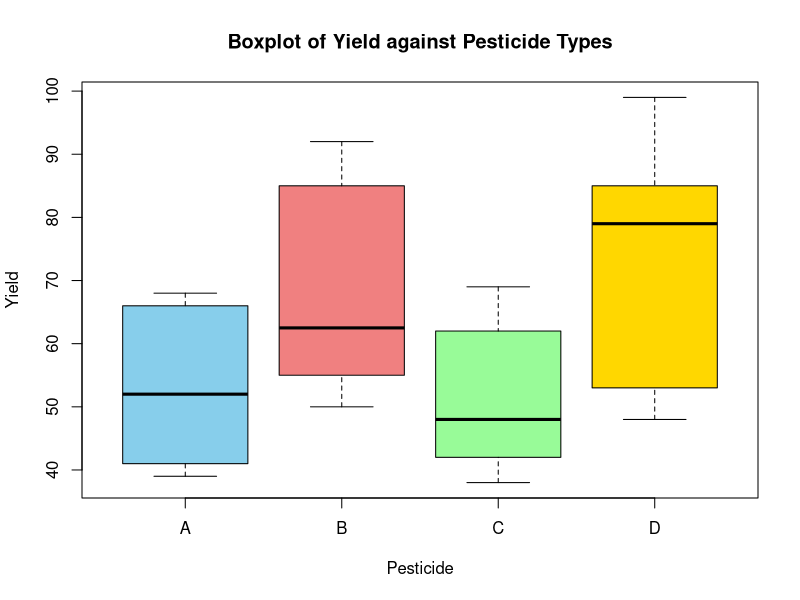
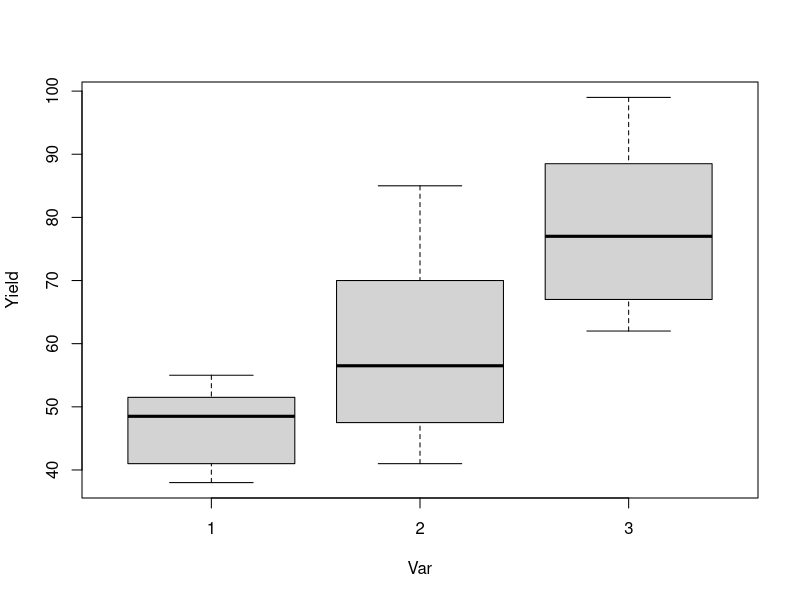
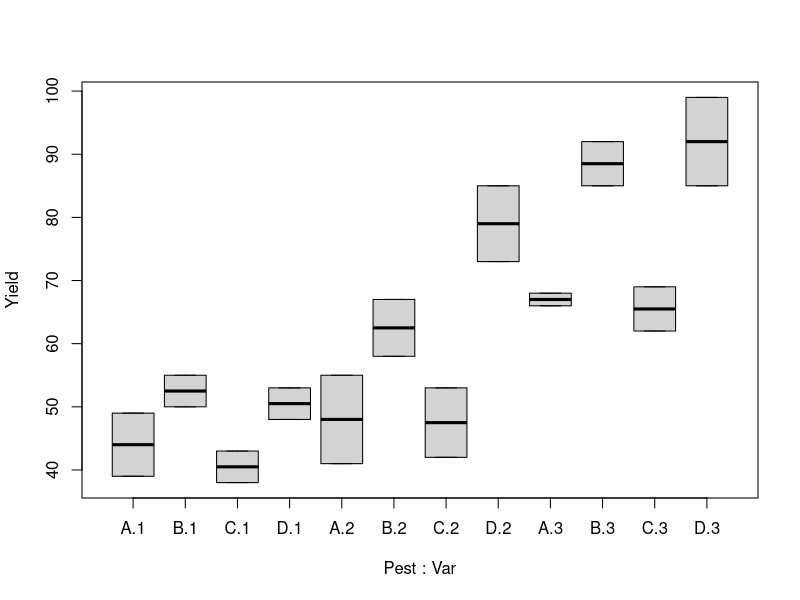

The R source for these figures, in order:
## ---- chunk 1
knitr::opts_chunk$set(echo = T, warning = F, message = F)
## ---- chunk 2
Pesticide <- factor(c('A','B','C','D')) 
Variety <- factor(c('1','2','3')) 
fruit_data <- data.frame( expand.grid(rep=1:2, Pest=Pesticide, Var=Variety) ) 
fruit_data$Yield <- c(49,39,50,55,43,38,53,48,55,41,67,58,53,42,85,73,66,68,85,92,69,62,85,99)
fruit_data
## ---- chunk 3
boxplot(Yield ~ Pest, data = fruit_data,
        col = c("skyblue", "lightcoral", "palegreen", "gold"),
        xlab = "Pesticide",
        main = "Boxplot of Yield against Pesticide Types")
## ---- chunk 4
model1 = lm(Yield ~ Pest, data = fruit_data)
summary.aov(model1)
## ---- chunk 5
TukeyHSD(aov(model1))
## ---- chunk 6
boxplot(Yield ~ Var, data = fruit_data)
## ---- chunk 7
model2 = lm(Yield ~ Var, data = fruit_data)
summary.aov(model2)
## ---- chunk 8
TukeyHSD( aov(model2))
## ---- chunk 9
boxplot( Yield ~ Pest + Var, data = fruit_data)
## ---- chunk 10
model3 = lm(Yield ~ Pest + Var, data = fruit_data)
summary.aov(model3)
## ---- chunk 11
TukeyHSD( aov(model3))
## ---- chunk 12
model4 = lm(Yield ~ Pest * Var, data = fruit_data)
summary.aov(model4)
## ---- chunk 13
TukeyHSD(aov(model4))
